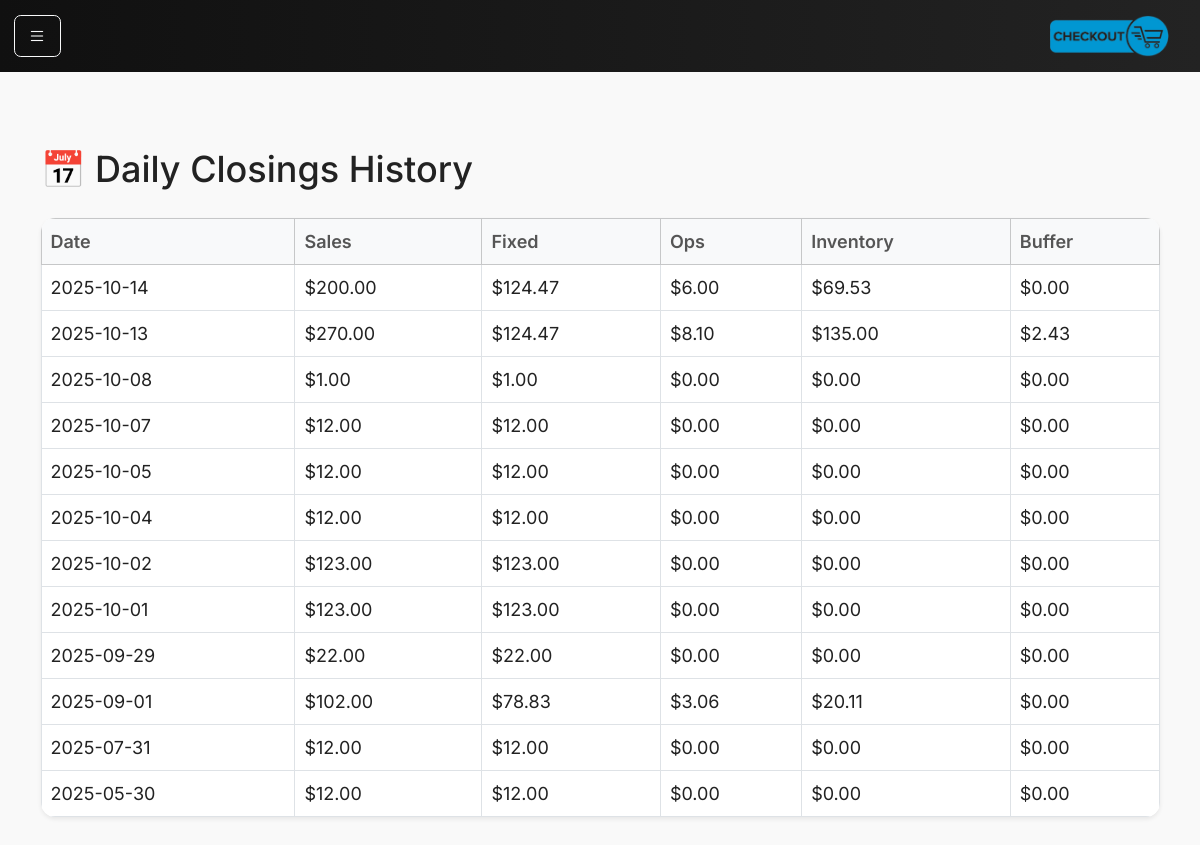
Page /closings on the earlier database version.
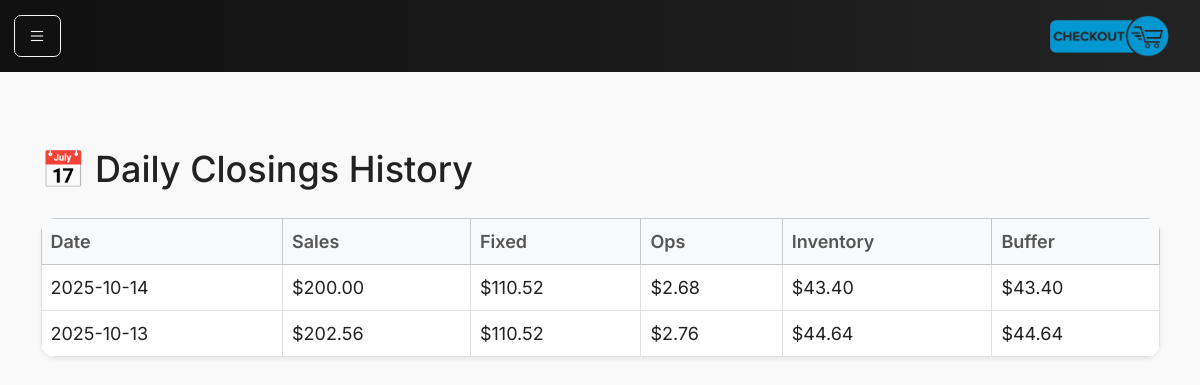
Same page on the later database version.
### models.py (models this page shows)
class DailyClosing(db.Model):
    __tablename__ = "daily_closings"
    id = db.Column(db.Integer, primary_key=True)
    date = db.Column(db.Date, nullable=False, unique=True)
    sales_cents = db.Column(db.Integer, nullable=False)
    fixed_allocation_cents = db.Column(db.Integer, default=0)
    ops_allocation_cents = db.Column(db.Integer, default=0)
    inventory_allocation_cents = db.Column(db.Integer, default=0)
    buffer_allocation_cents = db.Column(db.Integer, default=0)
    notes = db.Column(db.String(255))
    created_at = db.Column(db.DateTime, default=datetime.utcnow)

### main.py (the view)
@app.route("/closings")
def closings():
    from main import DailyClosing
    all_closings = DailyClosing.query.order_by(DailyClosing.date.desc()).all()
    return render_template("closings.html", closings=all_closings)

### main.py (called while the page is built)
@app.context_processor
def inject_request():
    return dict(request=request)

### templates/closings.html
{% extends "base.html" %}
{% block content %}
<div class="container-fluid">
  <h2 class="mb-4">📅 Daily Closings History</h2>
  <table class="table table-bordered bg-white shadow-sm">
    <thead class="table-light">
      <tr>
        <th>Date</th>
        <th>Sales</th>
        <th>Fixed</th>
        <th>Ops</th>
        <th>Inventory</th>
        <th>Buffer</th>
      </tr>
    </thead>
    <tbody>
      {% for c in closings %}
      <tr>
        <td>{{ c.date }}</td>
        <td>${{ "%.2f"|format(c.sales_cents / 100) }}</td>
        <td>${{ "%.2f"|format(c.fixed_allocation_cents / 100) }}</td>
        <td>${{ "%.2f"|format(c.ops_allocation_cents / 100) }}</td>
        <td>${{ "%.2f"|format(c.inventory_allocation_cents / 100) }}</td>
        <td>${{ "%.2f"|format(c.buffer_allocation_cents / 100) }}</td>
      </tr>
      {% else %}
      <tr>
        <td colspan="6" class="text-center text-muted">No closings found</td>
      </tr>
      {% endfor %}
    </tbody>
  </table>
</div>
{% endblock %}

### templates/base.html (shortened to what this page needs)
<!doctype html>
<html lang="en">
<head>
    <link href="https://cdn.jsdelivr.net/npm/bootstrap@5.3.3/dist/css/bootstrap.min.css" rel="stylesheet">
    <link href="{{ url_for('static', filename='main.css') }}" rel="stylesheet">
    <link rel="stylesheet" href="https://cdn.jsdelivr.net/npm/bootstrap-icons@1.11.3/font/bootstrap-icons.css">
</head>
<body>
    <nav class="navbar navbar-dark bg-dark fixed-top">
        <div class="container-fluid">
            <button class="btn btn-outline-light me-2" type="button" data-bs-toggle="offcanvas"
                data-bs-target="#sidebar" aria-controls="sidebar">
                <i class="bi bi-list"></i>
            </button>
            <a class="navbar-brand" href="/"><img src="static/assets/logo.png"></a>
        </div>
    </nav>
    <main class="container-fluid px-4">
        {% block content %}{% endblock %}
    </main>
    <div class="position-fixed bottom-0 end-0 p-3" style="z-index: 11">
    </div>
</body>
</html>

### static/main.css (style rules this page uses)
html, body { font-family: 'Inter', sans-serif; background-color: #f6f8fb; color: #222; font-size: 18px; padding-top: 56px; background-color: #f9f9f9; }
.navbar { background: linear-gradient(90deg, #101010, #232323); }
.navbar img { max-width: 120px; }
.navbar-brand { font-weight: 700; letter-spacing: 0.5px; font-size: 1.4rem; }
main { padding-top: 2rem; padding-bottom: 2rem; }
.table { border-radius: 0.8rem; overflow: hidden; }
.table th { color: #555; font-weight: 600; }
.table td { color: #222; }

Differences in the rows shown:
removed DailyClosing: date "2025-10-08", c.sales_cents/100 "1.00", c.fixed_allocation_cents/100 "1.00", c.ops_allocation_cents/100 "0.00", c.inventory_allocation_cents/100 "0.00", c.buffer_allocation_cents/100 "0.00"
removed DailyClosing: date "2025-10-07", c.sales_cents/100 "12.00", c.fixed_allocation_cents/100 "12.00", c.ops_allocation_cents/100 "0.00", c.inventory_allocation_cents/100 "0.00", c.buffer_allocation_cents/100 "0.00"
removed DailyClosing: date "2025-10-05", c.sales_cents/100 "12.00", c.fixed_allocation_cents/100 "12.00", c.ops_allocation_cents/100 "0.00", c.inventory_allocation_cents/100 "0.00", c.buffer_allocation_cents/100 "0.00"
removed DailyClosing: date "2025-10-04", c.sales_cents/100 "12.00", c.fixed_allocation_cents/100 "12.00", c.ops_allocation_cents/100 "0.00", c.inventory_allocation_cents/100 "0.00", c.buffer_allocation_cents/100 "0.00"
removed DailyClosing: date "2025-10-02", c.sales_cents/100 "123.00", c.fixed_allocation_cents/100 "123.00", c.ops_allocation_cents/100 "0.00", c.inventory_allocation_cents/100 "0.00", c.buffer_allocation_cents/100 "0.00"
removed DailyClosing: date "2025-10-01", c.sales_cents/100 "123.00", c.fixed_allocation_cents/100 "123.00", c.ops_allocation_cents/100 "0.00", c.inventory_allocation_cents/100 "0.00", c.buffer_allocation_cents/100 "0.00"
removed DailyClosing: date "2025-09-29", c.sales_cents/100 "22.00", c.fixed_allocation_cents/100 "22.00", c.ops_allocation_cents/100 "0.00", c.inventory_allocation_cents/100 "0.00", c.buffer_allocation_cents/100 "0.00"
removed DailyClosing: date "2025-09-01", c.sales_cents/100 "102.00", c.fixed_allocation_cents/100 "78.83", c.ops_allocation_cents/100 "3.06", c.inventory_allocation_cents/100 "20.11", c.buffer_allocation_cents/100 "0.00"
removed DailyClosing: date "2025-07-31", c.sales_cents/100 "12.00", c.fixed_allocation_cents/100 "12.00", c.ops_allocation_cents/100 "0.00", c.inventory_allocation_cents/100 "0.00", c.buffer_allocation_cents/100 "0.00"
removed DailyClosing: date "2025-05-30", c.sales_cents/100 "12.00", c.fixed_allocation_cents/100 "12.00", c.ops_allocation_cents/100 "0.00", c.inventory_allocation_cents/100 "0.00", c.buffer_allocation_cents/100 "0.00"
changed DailyClosing (number 1 of 2 on the later page): c.fixed_allocation_cents/100 "124.47" → "110.52"; c.ops_allocation_cents/100 "6.00" → "2.68"; c.inventory_allocation_cents/100 "69.53" → "43.40"; c.buffer_allocation_cents/100 "0.00" → "43.40"
changed DailyClosing (number 2 of 2 on the later page): c.sales_cents/100 "270.00" → "202.56"; c.fixed_allocation_cents/100 "124.47" → "110.52"; c.ops_allocation_cents/100 "8.10" → "2.76"; c.inventory_allocation_cents/100 "135.00" → "44.64"; c.buffer_allocation_cents/100 "2.43" → "44.64"
